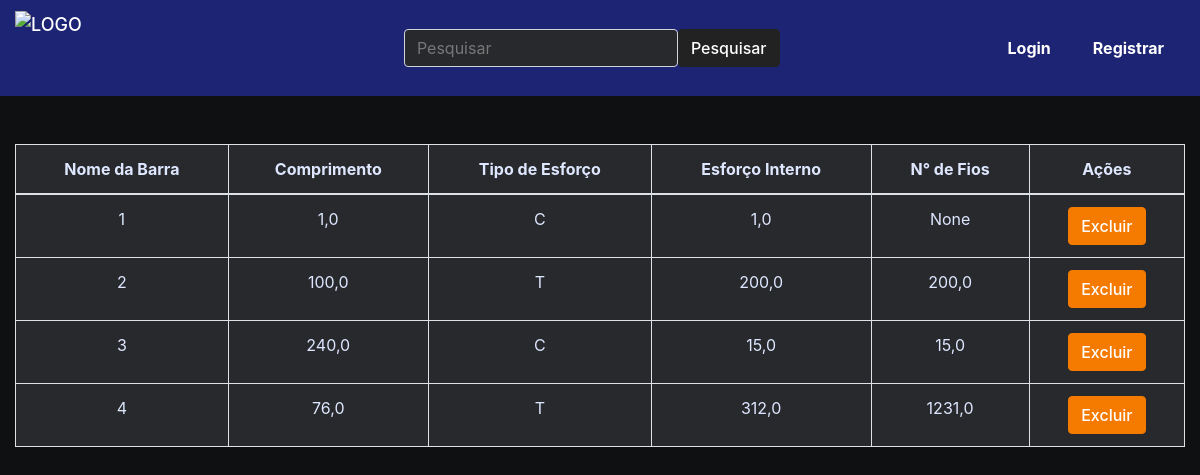
Before: /ponte/victor/1/ with the older database file.
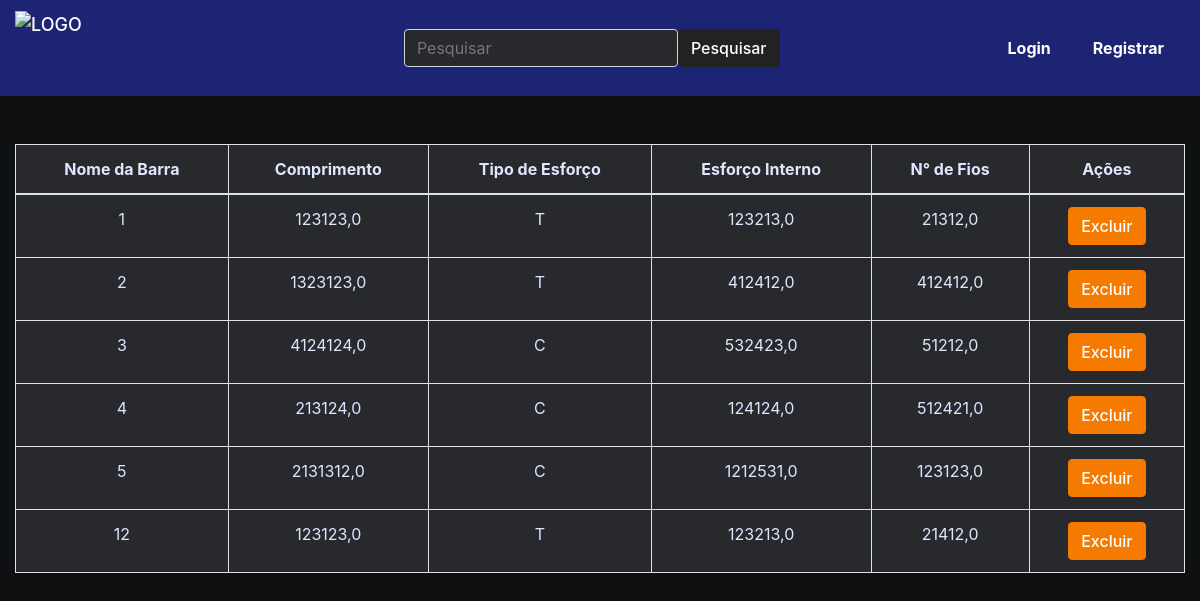
After: the same page with the newer database file.
### ponte/models.py (models this page shows, shortened)
class Barra(models.Model):
    ponte = models.ForeignKey(Ponte, on_delete=models.CASCADE, related_name='barras')
    nome = models.CharField(max_length=50)
    cm = models.FloatField(null=True)
    esforco_interno = models.FloatField(null=True)
    tipo = models.CharField(max_length=1, choices=tipos)
    n_fios = models.FloatField(null=True, blank=True)
    n_fios_revisados = models.FloatField(null=True, blank=True)
    created_at = models.DateTimeField(auto_now_add=True)
    updated_at = models.DateTimeField(auto_now=True)
    class Meta:
        verbose_name_plural = 'Barras'

### ponte/views.py (the view)
# urls.py: path('ponte/<str:username>/<int:ponte_id>/', ponte_detail, name='ponte_detail'),
def ponte_detail(request, username, ponte_id):
    ponte = get_object_or_404(Ponte, id=ponte_id, autor__username=username)
    barras = Barra.objects.filter(ponte=ponte)
    return render(request, 'ponte/pages/resultados.html', {'ponte': ponte, 'barras': barras})

### ponte/templates/ponte/pages/resultados.html (shortened to what this page needs)
{% extends 'global/base.html' %}
{% load static %}
{% block content %}
<br><br>
{% include "ponte/partials/table.html" %}
{% endblock content %}

### base_templates/global/base.html (shortened to what this page needs)
{% load static %}
<!DOCTYPE html>
<html lang="pt-br">
<head>
{% include "ponte/partials/head.html" %}
</head>
<body>
    {% include "ponte/partials/navbar1.html" %}
    <main class="main-content-container">
    {% block content %}{% endblock content %}
    </main>

### ponte/templates/ponte/partials/head.html (shortened to what this page needs)
{% load static %}
    <link rel="stylesheet"
        type="text/css"
        href="{% static 'ponte/css/ponte.css' %}" />
    <link rel="stylesheet"
        type="text/css"
        href="{% static 'ponte/css/base.css' %}" />
        <link rel="stylesheet" href="https://cdnjs.cloudflare.com/ajax/libs/font-awesome/6.5.2/css/all.min.css" />

### ponte/templates/ponte/partials/navbar1.html (shortened to what this page needs)
{% load static %}
<nav class="navbar navbar-dark bg-primary navbar-expand-lg p-0 w-100">
    <div class="container-fluid">
        <a class="navbar-brand"
            href="{% url 'index' %} ">
            <img src="{% static 'ponte/icons/logomarcacalc.png' %}"
                alt="Logo"
                width="150"
                height="80"
                class="d-inline-block align-text-top"
                style="filter: brightness(1.0)" />
        </a>
        <div class="collapse navbar-collapse"
            id="navbarNavDropdown">
            <ul class="navbar-nav">
                <li class="nav-item">
                </li>
            </ul>
        </div>
        <div class="container-fluid d-flex justify-content-center padding">
            <form class="d-flex">
                <input class="form-control me-2" type="search" placeholder="Pesquisar" aria-label="Pesquisar">
                <button class="btn btn-dark" type="submit">Pesquisar</button>
            </form>
        </div>
        {% if user.is_authenticated %}
        <span class="navbar-text">
            Olá, {{ user.username }}!
        </span>
        <form action="{% url 'logout' %}" method="post" class="d-inline">
            {% csrf_token %}
            <button type="submit" class="btn btn-danger ml-2 mr-2 font-weight-bold" role="button">Sair</button>
        </form>
    {% else %}
        <a href="{% url 'login' %}" class="btn btn-primary ml-2 mr-2 font-weight-bold" role="button">Login</a>
        <a href="{% url 'register' %}" class="btn btn-primary ml-2 mr-2 font-weight-bold" role="button">Registrar</a>
    {% endif %}
    </div>
</nav>

### ponte/templates/ponte/partials/table.html (shortened to what this page needs)
<div class="col mx-auto text-center">
    <table class="table table-bordered" style="background-color: #27292c; color: #dee7ff;">
        <thead>
            <tr>
                <th scope="col">Nome da Barra</th>
                <th scope="col">Comprimento</th>
                <th scope="col">Tipo de Esforço</th>
                <th scope="col">Esforço Interno</th>
                <th scope="col">N° de Fios</th>
                <th scope="col">Ações</th>
            </tr>
        </thead>
        <tbody>
            {% for barra in barras %}
            <tr>
                <td class="text-center">{{ barra.nome }}</td>
                <td class="text-center">{{ barra.cm }}</td>
                <td class="text-center">{{ barra.tipo }}</td>
                <td class="text-center">{{ barra.esforco_interno }}</td>
                <td class="text-center">{{ barra.n_fios }}</td>
                <td class="text-center">
                    <form method="post" action="{% url 'excluir_barra' username=ponte.autor.username ponte_id=ponte.id barra_id=barra.id %}">
                        <button class="btn btn-danger" type="submit">Excluir</button>
                    </form>
                </td>
            </tr>
            {% endfor %}
        </tbody>
    </table>
</div>

Changed rows visible on the page:
removed Barra: nome "1", cm "1,0", tipo "C", esforco_interno "1,0", n_fios "None"
removed Barra: nome "2", cm "100,0", tipo "T", esforco_interno "200,0", n_fios "200,0"
removed Barra: nome "3", cm "240,0", tipo "C", esforco_interno "15,0", n_fios "15,0"
removed Barra: nome "4", cm "76,0", tipo "T", esforco_interno "312,0", n_fios "1231,0"
added Barra: nome "1", cm "123123,0", tipo "T", esforco_interno "123213,0", n_fios "21312,0"
added Barra: nome "2", cm "1323123,0", tipo "T", esforco_interno "412412,0", n_fios "412412,0"
added Barra: nome "3", cm "4124124,0", tipo "C", esforco_interno "532423,0", n_fios "51212,0"
added Barra: nome "4", cm "213124,0", tipo "C", esforco_interno "124124,0", n_fios "512421,0"
added Barra: nome "5", cm "2131312,0", tipo "C", esforco_interno "1212531,0", n_fios "123123,0"
added Barra: nome "12", cm "123123,0", tipo "T", esforco_interno "123213,0", n_fios "21412,0"
